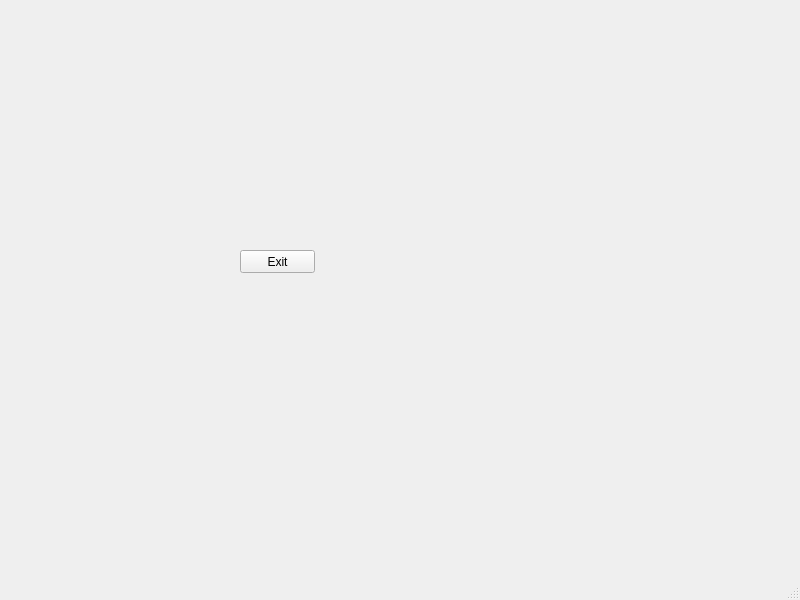
<?xml version="1.0" encoding="UTF-8"?>
<ui version="4.0">
 <class>MainWindow</class>
 <widget class="QMainWindow" name="MainWindow">
  <property name="geometry">
   <rect>
    <x>0</x>
    <y>0</y>
    <width>800</width>
    <height>600</height>
   </rect>
  </property>
  <property name="windowTitle">
   <string>MainWindow</string>
  </property>
  <widget class="QWidget" name="centralwidget">
   <widget class="GLWidget" name="widget" native="true">
    <property name="geometry">
     <rect>
      <x>210</x>
      <y>100</y>
      <width>120</width>
      <height>80</height>
     </rect>
    </property>
   </widget>
   <widget class="QPushButton" name="pushButton">
    <property name="geometry">
     <rect>
      <x>240</x>
      <y>250</y>
      <width>75</width>
      <height>23</height>
     </rect>
    </property>
    <property name="text">
     <string>Exit</string>
    </property>
   </widget>
  </widget>
  <widget class="QMenuBar" name="menubar">
   <property name="geometry">
    <rect>
     <x>0</x>
     <y>0</y>
     <width>800</width>
     <height>21</height>
    </rect>
   </property>
  </widget>
  <widget class="QStatusBar" name="statusbar"/>
 </widget>
 <customwidgets>
  <customwidget>
   <class>GLWidget</class>
   <extends>QWidget</extends>
   <header>glwidget.h</header>
   <container>1</container>
  </customwidget>
 </customwidgets>
 <resources/>
 <connections>
  <connection>
   <sender>pushButton</sender>
   <signal>clicked(bool)</signal>
   <receiver>MainWindow</receiver>
   <slot>close()</slot>
   <hints>
    <hint type="sourcelabel">
     <x>277</x>
     <y>282</y>
    </hint>
    <hint type="destinationlabel">
     <x>399</x>
     <y>299</y>
    </hint>
   </hints>
  </connection>
 </connections>
</ui>
